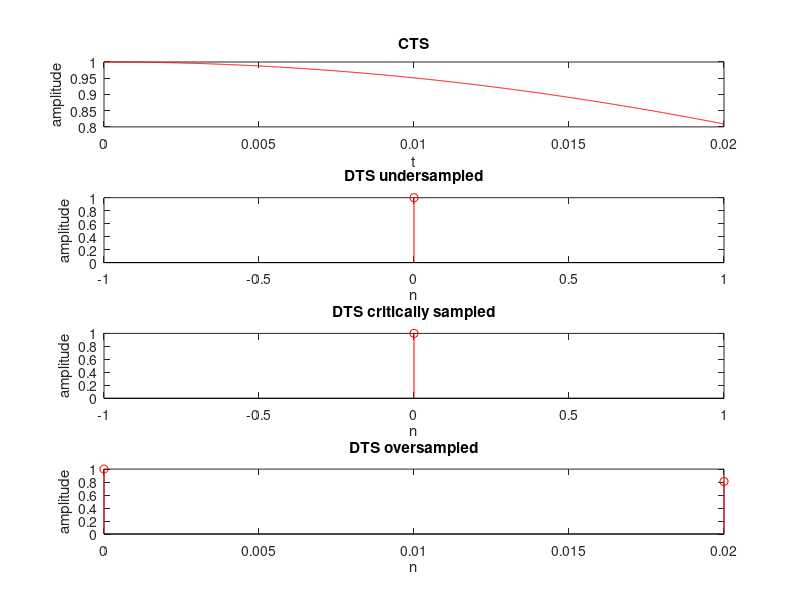

The MATLAB source for this figure: (Note: this script raises an error after producing the figure.)
close all;
clear;

tfinal = 0.02;
t = 0 : 0.00002 : tfinal;
fa = input('Enter the sampling frequency ');

xt = cos(2 * pi * fa * t);
subplot(4,1,1);
plot(t,xt,'r');
title('CTS');
xlabel('t');
ylabel('amplitude');

% for undersampled signal

fs1 = 1.3 * fa;
n1 = 0 : 1/fs1 : tfinal;
xn1 = cos(2 * pi * fa * n1);
subplot(4,1,2);
stem(n1,xn1,'r');
title('DTS undersampled');
xlabel('n');
ylabel('amplitude');

% for critically signal

fs2 = 2 * fa;
n2 = 0 : 1/fs2 : tfinal;
xn2 = cos(2 * pi * fa * n2);
subplot(4,1,3);
stem(n2,xn2,'r');
title('DTS critically sampled');
xlabel('n');
ylabel('amplitude');

% for oversampled

fs3 = 10 * fa;
n3 = 0 : 1/fs3 : tfinal;
xn3 = cos(2 * pi * fa * n3);
subplot(4,1,4);
stem(n3,xn3,'r');
title('DTS oversampled');
xlabel('n');
ylabel('amplitude');

% reconstruction for undersampled signal

figure
x1t = interp2(xn1,2);
t1 = interp2(n1,2);
subplot(3,1,1);
plot(t1,x1t);
title('CTS undersampled');
xlabel('t');
ylabel('amplitude');

% reconstruction for critically sampled signal

x2t = interp2(xn2,2);
t2 = interp2(n2,2);
subplot(3,1,2);
plot(t2,x2t);
title('CTS critcally sampled');
xlabel('t');
ylabel('amplitude');

% reconstruction for oversampled signal

x3t = interp2(xn3,2);
t3 = interp2(n3,2);
subplot(3,1,3);
plot(t3,x3t);
title('CTS oversampled');
xlabel('t');
ylabel('amplitude');